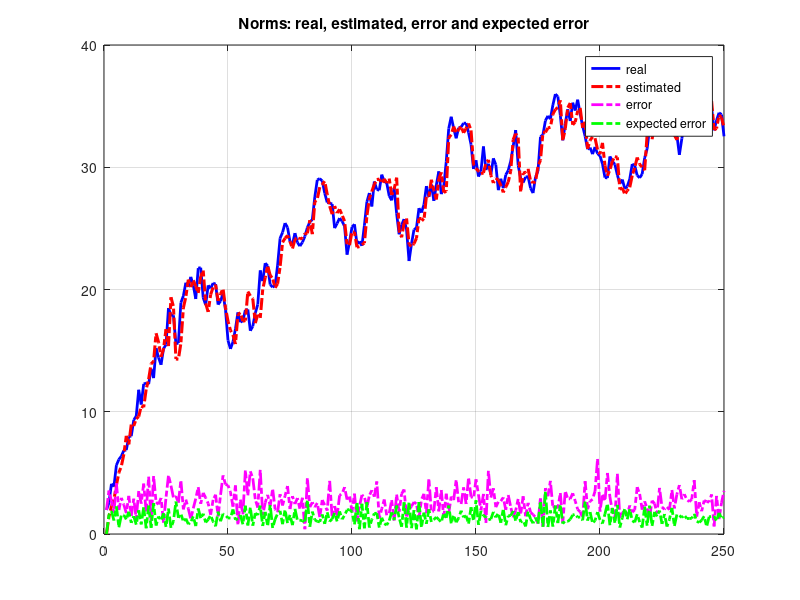

Reproduce this figure in MATLAB.
% RIBEIRO, J. R. June, 12, 2020. jrodrib@usp.br
%
% Filtering of linear dynamic systems with exogenous input
%
% x(k+1) = A * x(k) + G * w(k) + m(k)          % state
%   y(k) = C * x(k) + H * v(k)                 % output
% q(k+1) = A * q(k) + L(k) * [y(k) - C * q(k)] % estimator
%
% w and v are independent noise processes with zero mean, 
% and covariance W and V.
%

%%%% #1
%%%% CREATING PARAMETERS
%%%% 
close all,clear,clc;
% dimentions
k_max = 250;
dim_x = 5;
dim_w = 3;
dim_y = 5;
dim_v = 5;

% matrices
A = eye(dim_x, dim_x);
G = eye(dim_x, dim_w);
C = eye(dim_y, dim_x);
H = eye(dim_y, dim_v);

% exogenous inputs
m = randn(dim_x, k_max);

% mean of x(0)
bar_x_0 = zeros(dim_x, 1);

% for uncomment, do %%{ and for comment, do %{
%{
A = randn(dim_x, dim_x);
A = 0.1*A/max(abs(eig(A)));
G = 0.1*randn(dim_x, dim_w);
C = randn(dim_x, dim_x);
while 1
H = randn(dim_x, dim_v);
  if min(eig(H*H'))>0
    break
  end
end
H = 0.001*H;
%}

%%%% #2
%%%% ALLOCATING MEMORY AND INITIALIZING PARAMETERS
%%%%

% allocating memory and giving an initial value for x(k)
x_real = zeros(dim_x, k_max);
x_real(:,1) = bar_x_0 + randn(dim_x, 1);

% allocating memory and giving an initial value for q(k)
x_estimated = zeros(dim_x, k_max);
x_estimated(:,1) = bar_x_0;

% allocating memory and defining an initial value for estimation errorr
x_error = zeros(dim_x, k_max);
x_error(:,1) = x_real(:,1) - x_estimated(:,1);

% allocating memory and defining an initial value for mean estimation errorr
x_error_mean = zeros(dim_x, k_max);
% x_error_mean(:,1) is naturally null

% output y(k)
y = zeros(dim_y, k_max);
y(:,1) = C*x_real(:, 1) + H*randn(dim_v, 1);


%%%%%%%%% calculating covariance of x(0), W, and V
Sigma = zeros(dim_x, dim_x, k_max);
tt = 1e4;
W = zeros(dim_w);
V = zeros(dim_v);
for i=1:tt
  r = randn(dim_x, 1);
  w = randn(dim_w, 1);
  v = randn(dim_v, 1);
  Sigma(:,:,1) = Sigma(:,:,1) + r*r';
  W = W + w*w';
  V = V + v*v';
end
Sigma(:,:,1) = Sigma(:,:,1)/tt;
W = W/tt;
V = V/tt;
clear v w r tt;
% Sigma(0) = covariance of x(0)

% trace of Sigma
trace_Sigma = zeros(1,k_max);
trace_Sigma(1) = trace(Sigma(:,:,1));

% L(0)
L = zeros(dim_x, dim_y, k_max);
L(:,:,1) = [[C*Sigma(:,:,1)*C'+H*V*H']\[m(:,1)*x_error_mean(:,1)'*C'-...
        A*Sigma(:,:,1)*C']']';


% norms
norm_x_real = zeros(1, k_max);
norm_x_real = norm(x_real(:,1));

norm_x_estimated = zeros(1, k_max);
norm_x_estimated = norm(x_estimated(:,1));

norm_x_error = zeros(1, k_max);
norm_x_error = norm(x_error(:,1));

norm_x_error_mean = zeros(1, k_max);
norm_x_error_mean = norm(x_error_mean(:,1));

%%%% #3
%%%% BUILDING THE SYSTEM DYNAMIC
%%%%

for k = 2:k_max
  % x(k)
  x_real(:, k) = A*x_real(:, k-1) + G*randn(dim_w, 1) + m(:,k-1);
  
  %y(k)
  y(:, k) = C*x_real(:, k) + H*randn(dim_v, 1);  
  
  %q(k)
  x_estimated(:, k) = A*x_estimated(:, k-1) + ...
              L(:,:,k-1)*(y(:, k-1) - C*x_estimated(:, k-1));
  %errorr(k)
  x_error(:,k) = x_real(:, k) - x_estimated(:, k);
  
  %mean_errorr(k)
  x_error_mean(:,k) = (A-L(:,:,k-1)*C) * x_error_mean(:,k-1) + m(:,k-1);
  
  %second_moment_errorr(k)
  Sigma(:,:,k) = (A-L(:,:,k-1)*C)*Sigma(:,:,k-1)*(A - L(:,:,k-1)*C)' +...
        L(:,:,k-1)*H*V*H'*L(:,:,k-1)' + G*W*G' + m(:,k-1)*m(:,k-1)' +...
        (A-L(:,:,k-1)*C)*x_error_mean(:,k-1)*m(:,k-1)' +...
        m(:,k-1)*x_error_mean(:,k-1)'*(A-L(:,:,k-1)*C)';
  
  %L(k)
  L(:,:,k) = [[C*Sigma(:,:,k)*C'+H*H']'\[m(:,k)*x_error_mean(:,k)'*C'+...
        A*Sigma(:,:,k)*C']']';
  
  % norms
  trace_Sigma(k) = trace(Sigma(:,:,k));
  
  norm_x_real(k) = norm(x_real(:,k));
  
  norm_x_estimated(k) = norm(x_estimated(:,k));
  
  norm_x_error(k) = norm(x_error(:,k));
  
  norm_x_error_mean(k) = norm(x_error_mean(:,k));
  
end
%figure;
%plot(trace_Sigma,'b-*')
%title('estimation quadratic error')

figure;
plot(norm_x_real,'b-','linewidth',2); hold on;
plot(norm_x_estimated,'r-.','linewidth',2.2);
plot(norm_x_error,'m-.','linewidth',2);
plot(norm_x_error_mean,'g-.','linewidth',2);
grid on; hold off;
title('Norms: real, estimated, error and expected error')
legend('real','estimated','error','expected error');




